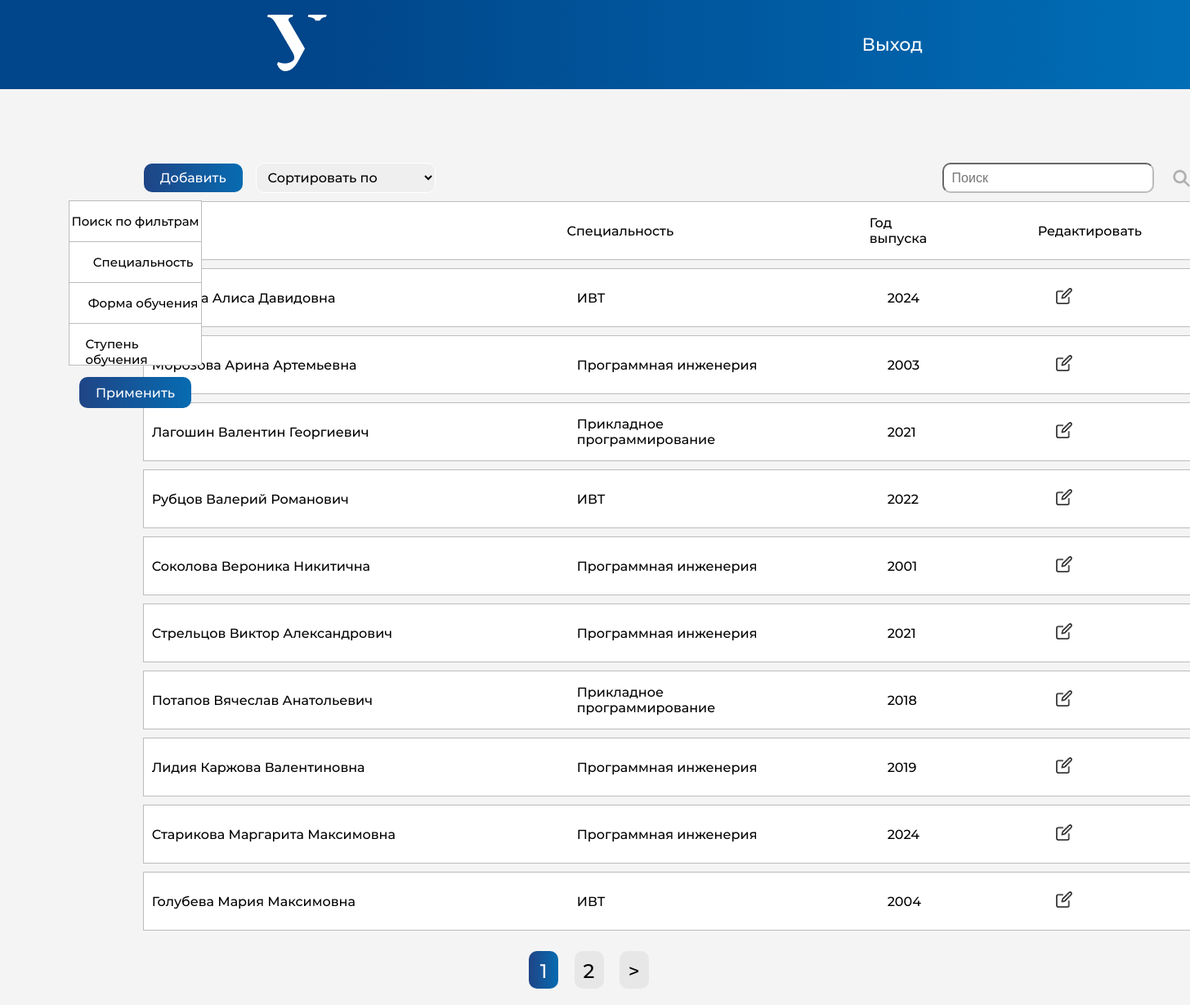
The page /students/allStudents/ (signed in) on the database as committed earlier.
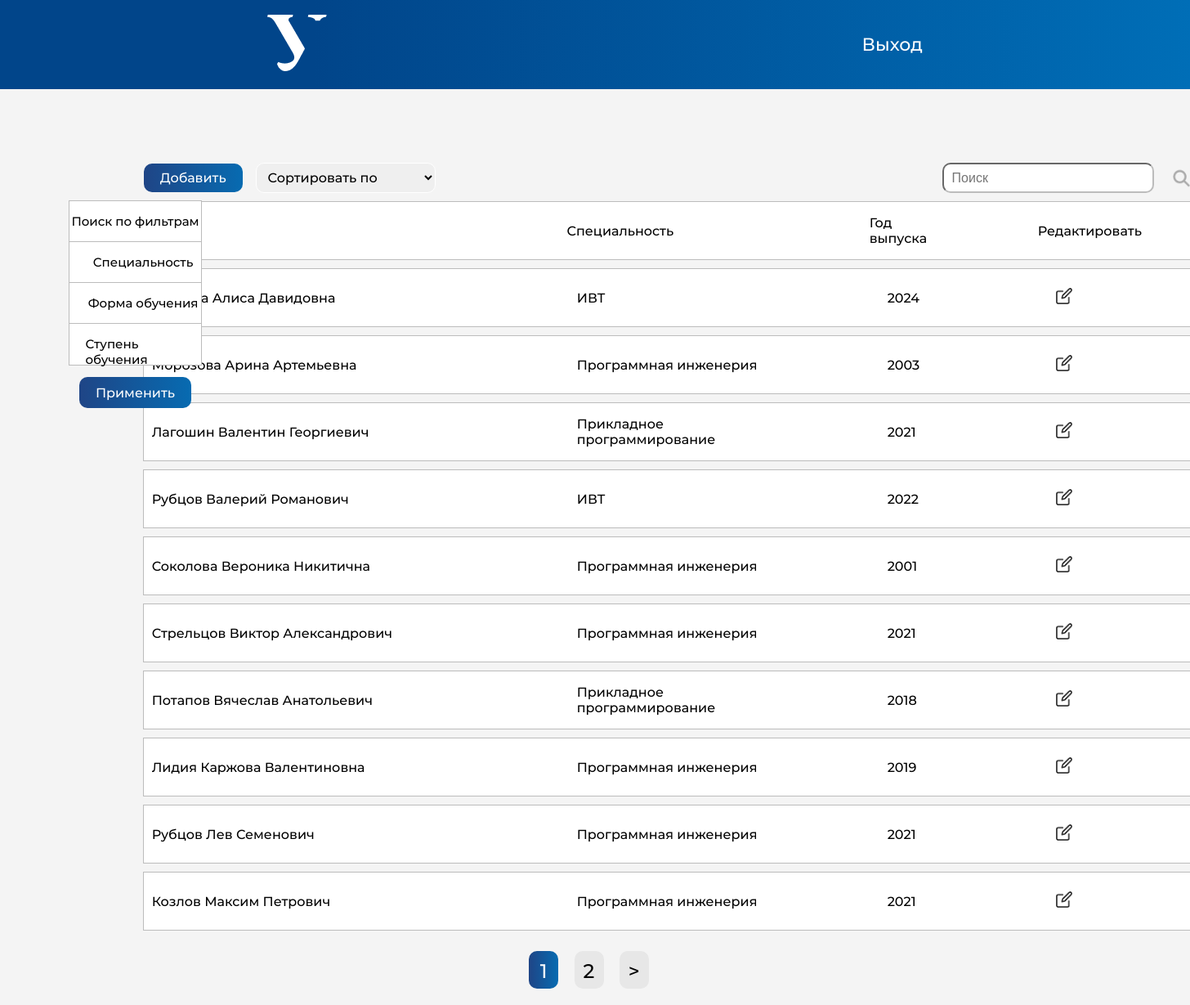
The same page on the database as committed later.
### students/models.py (models this page shows, shortened)
class Student(models.Model):
    first_name = models.CharField(max_length=255)
    last_name = models.CharField(max_length=255)
    patronymic = models.CharField(max_length=255, blank=True, null=True)
    phone_number = models.CharField(max_length=12, blank=True, null=True)
    email = models.EmailField(max_length=255, blank=True, null=True)
    birth_date = models.DateField(blank=True, null=True)
    start_education_date = models.IntegerField(blank=True, null=True)
    end_education_date = models.IntegerField(blank=True, null=True)
    living_place = models.CharField(max_length=255, blank=True, null=True)
    is_deleted = models.BooleanField(default=False)
    added_date = models.DateTimeField(auto_now_add=True)
    group = models.CharField(max_length=255, blank=True, null=True)
    specialization = models.ForeignKey(Specialization, on_delete=models.SET_NULL, null=True)
    education_form = models.ForeignKey(EducationForm, on_delete=models.SET_NULL, blank=True, null=True)
    education_stage = models.ForeignKey(EducationStage, related_name='education_stage', on_delete=models.SET_NULL, blank=True, null=True)
    financing_form = models.ForeignKey(FinancingForm, on_delete=models.SET_NULL, blank=True, null=True)
    citizenship = models.ForeignKey(Citizenship, on_delete=models.SET_NULL, blank=True, null=True)
    class Meta:
        verbose_name = "Студент"
        verbose_name_plural = "Студенты"
        ordering = ['first_name', '-start_education_date']

class Specialization(models.Model):
    title = models.CharField(max_length=255)
    class Meta:
        verbose_name = "Специальность"
        verbose_name_plural = "Специальности"
    def __str__(self):
        return self.title

### students/views.py (the view, shortened to what this page needs)
# urls.py: path('allStudents/', all_students, name='all_students'),
@login_required
def all_students(request):
    students = Student.objects.all()
    form = FilterForm(request.GET)
    selected_filters = []
    if form.is_valid():
        specializations = form.cleaned_data['specialization']
        education_form = form.cleaned_data['education_form']
        education_stage = form.cleaned_data['education_stage']
        if specializations:
            students = students.filter(specialization__in=specializations)
            selected_filters += list(specializations)
        if education_form:
            students = students.filter(education_form__in=education_form)
            selected_filters += list(education_form)
        if education_stage:
            students = students.filter(education_stage__in=education_stage)
            selected_filters += list(education_stage)
    query = request.GET.get('query')
    sort_option = request.GET.get('sort_option')
    if sort_option == 'inc_year':
        students = students.order_by('end_education_date')
    elif sort_option == 'dec_year':
        students = students.order_by('-end_education_date')
    elif sort_option == 'inc_last_name':
        students = students.order_by('last_name')
    paginator = Paginator(students, 10)
    page_number = request.GET.get('page')
    page_obj = paginator.get_page(page_number)
    context = {
        'page_obj': page_obj, 'sort_option': sort_option, 'query': query, 'form': form,
        'selected_filters': selected_filters
    }
    return render(request, 'students/students_table.html', context)

### students/forms.py
class FilterForm(forms.Form):
    specialization = forms.ModelMultipleChoiceField(queryset=Specialization.objects.all(),
                                                    widget=forms.CheckboxSelectMultiple, to_field_name='title',
                                                    required=False)
    education_form = forms.ModelMultipleChoiceField(queryset=EducationForm.objects.all(),
                                                    widget=forms.CheckboxSelectMultiple, to_field_name='title',
                                                    required=False)
    education_stage = forms.ModelMultipleChoiceField(queryset=EducationStage.objects.all(),
                                                     widget=forms.CheckboxSelectMultiple, to_field_name='title',
                                                     required=False)

### students/templates/students/students_table.html (shortened to what this page needs)
{% load static %}
<!DOCTYPE html>
<html lang="en">
<head>
    <link rel="stylesheet" href="{% static 'styles/new_style.css' %}">
    <link rel="stylesheet" href="{% static 'styles/header.css' %}">
</head>
<body>
<div class="header">
    <div class="container1">
        <div class="header-line1">
            <div class="header-logo">
                <img class="logotype" src="{% static 'icons/URFU.png' %}" alt="">
            </div>
            <div class="nav">
                <a class="nav-item1" href="{% url 'logout' %}">Выход</a>
            </div>
        </div>
    </div>
</div>
<form id="sort-form" method="GET" action="{% url 'students:all_students' %}">
    <div class="container">
        <div class="left_table">
            <div class="naming_filter">
                <p class="label-title">Поиск по фильтрам</p>
            </div>
            <div class="dropdown-checkbox form-group">
                <p class="label-title">Специальность</p>
            </div>
            <div class="dropdown-checkbox form-group">
                <p class="label-title">Форма обучения</p>
            </div>
            <div class="dropdown-checkbox form-group">
                <p class="label-title">Ступень обучения</p>
            </div>
        <button class="filter-button">Применить</button>
        </div>
        <div class="central">
            <div class="block">
                <a class="blue-button" href="{% url 'students:create_student' %}">Добавить</a>
                <select name="sort_option" id="sort-select" class="sort-select">
                    <option value="" {% if sort_option is None %}selected{% endif %}>Сортировать по</option>
                </select>
                <input type="text" name="query" class="search-input" {% if query %} value="{{ query }}" {% endif %}
                       placeholder="Поиск">
                <button class="lupa-button"><img src="{% static 'icons/lupa.png' %}" alt="Изображение" class="lupa">
                </button>
            </div>
            <div class="additional-block">
                <div class="fio">ФИО</div>
                <div class="specialization">Специальность</div>
                <div class="year">Год выпуска</div>
                <div class="year">Редактировать</div>
            </div>
            <div class="additional-blocks">
                {% for student in page_obj %}
                    <div class="additional-block">
                        <div class="fio">{{ student.last_name }} {{ student.first_name }} {{ student.patronymic|default:'' }}</div>
                        <div class="specialization">{{ student.specialization.code }} {{ student.specialization }}</div>
                        <div class="year">{{ student.end_education_date }}</div>
                        <a href="{% url 'students:student' student.id %}"><img src="{% static 'icons/edit-icon.png' %}"
                                                                               alt="Редактировать"
                                                                               class="edit-icon"></a>
                    </div>
                {% endfor %}
            </div>
        </div>
    </div>
</form>
{% if page_obj.has_other_pages %}
    <nav class="list-pages">
        <ul>
            {% for p in page_obj.paginator.page_range %}
                {% if page_obj.number == p %}
                    <li class="page-num page-num-selected">{{ p }}</li>
                {% elif p >= page_obj.number|add:-2 and p <= page_obj.number|add:2 %}
                    <li class="page-num">
                        <a href="?{{ request.GET.urlencode }}&page={{ p }}">{{ p }}</a>
                    </li>
                {% endif %}
            {% endfor %}
            {% if page_obj.has_next %}
                <li class="page-num">
                    <a href="?{{ request.GET.urlencode }}&page={{ page_obj.next_page_number }}">></a>
                </li>
            {% endif %}
        </ul>
    </nav>
{% endif %}
</body>
</html>

### static/styles/new_style.css (style rules this page uses)
body { margin: 0; padding: 0; background-color: #F4F4F4; }
.container { font-family: "Montserrat"; margin-top: 90px; display: grid; grid-template-columns: 12% auto 5%; place-items: center; background-color: #F4F4F4; }
.central { display: flex; flex-wrap: wrap; justify-content: center; }
.block { width: 1300px; height: 37px; margin-bottom: 10px; position: relative; display: flex; align-items: center; background-color: #F4F4F4; }
.additional-blocks { display: flex; flex-wrap: wrap; justify-content: center; }
.additional-block { width: 1300px; height: 70px; background-color: #ffffff; margin-bottom: 10px; display: flex; align-items: center; border: 1px solid #BCBCBC; }
.sort-select { width: 220px; font-family: "Montserrat"; margin-left: 16px; height: 100%; border-radius: 10px; padding: 5px 10px; font-size: 16px; border-color: #ffffff; display: flex; }
.filter-button { font-family: "Montserrat"; position: relative; height: 38px; background-image: linear-gradient(to right, #1F4586, #076BB1); color: white; border-radius: 10px; border: none; font-size: 16px; padding: 5px 20px; margin-top: 15px; text-decoration: none; align-self: flex-start; }
.search-input { width: 235px; margin-left: 620px; height: 90%; border-radius: 10px; padding: 0px 10px; font-size: 16px; border-color: #BCBCBC; display: flex; }
.lupa { width: 21px; height: 21px; position: absolute; top: 50%; right: 20px; transform: translateY(-50%); cursor: pointer; }
.lupa-button { display: inline-block; padding: 0; border: none; background-color: transparent; cursor: pointer; }
.fio { width: 350px; margin-right: 170px; margin-left: 10px; }
.specialization { width: 280px; margin-right: 100px; }
.year { width: 37px; margin-right: 169px; }
.edit-icon { width: 20px; height: 20px; margin-right: 20px; }
.blue-button { background-image: linear-gradient(to right, #1F4586, #076BB1); color: white; padding: 5px 20px; border-radius: 10px; border: none; height: 70%; text-align: center; text-decoration: none; display: flex; align-items: center; justify-content: center; }
.list-pages { text-align: center; margin: 0 0 20px 0; }
.list-pages ul { margin: 15px 0 0 0; padding: 0; list-style: none; }
.list-pages ul li { display: inline-block; margin: 0 15px 0 0; }
.list-pages li a { display: inline-block; margin: 0 15px 0 0; width: 36px; height: 36px; }
.list-pages a { color: #000; font-size: 24px; height: 100%; width: 100%; text-decoration: none; }
.list-pages .page-num, .page-num-selected { display: inline-block; width: 36px; height: 36px; padding: 10px 0 0 0; color: black; background-color: #E7E7E7; border: none; border-radius: 10px; }
.list-pages .page-num-selected { border: none; color: white; background-image: linear-gradient(to right, #1F4586, #076BB1); font-size: 24px; }
.left_table { font-family: "Montserrat"; display: grid; grid-template-rows: 37px 10px 50px 50px 50px 50px; justify-items: center; align-items: center; width: 115%; height: 100%; margin-left: 65px; margin-right: auto; }
.dropdown-checkbox, .naming_filter { position: relative; background: white; place-items: center; width: 80%; height: 100%; background-color: white; border: 1px solid #BCBCBC; }
.naming_filter { font-size: 15px; }
.dropdown-checkbox .label-title { font-size: 15px; text-align: left; padding-left: 12%; }
.label-title { text-align: center; }

### static/styles/header.css (style rules this page uses)
body { font-family: Montserrat; margin: 0px 0px; }
.header { background: linear-gradient(90deg, #01458A 26.35%, #0070B9 103.67%); }
.header-line1 { padding: 18px 0px 18px 0px; display: flex; align-items: center; justify-content: space-around; }
.nav-item1 { color: white; text-decoration: none; font-size: 22px; }

Rows that differ between the two databases and show on the page:
no longer on this page (row unchanged): Student: last_name "Старикова", first_name "Маргарита", patronymic "Максимовна", specialization "Программная инженерия", end_education_date "2024"
no longer on this page (row unchanged): Student: last_name "Голубева", first_name "Мария", patronymic "Максимовна", specialization "ИВТ", end_education_date "2004"
added Student: last_name "Рубцов", first_name "Лев", patronymic "Семенович", specialization "Программная инженерия", end_education_date "2021"
now on this page (row edited): Student: last_name "Козлов", first_name "Максим", patronymic "Петрович", specialization "Программная инженерия", end_education_date "2021"
